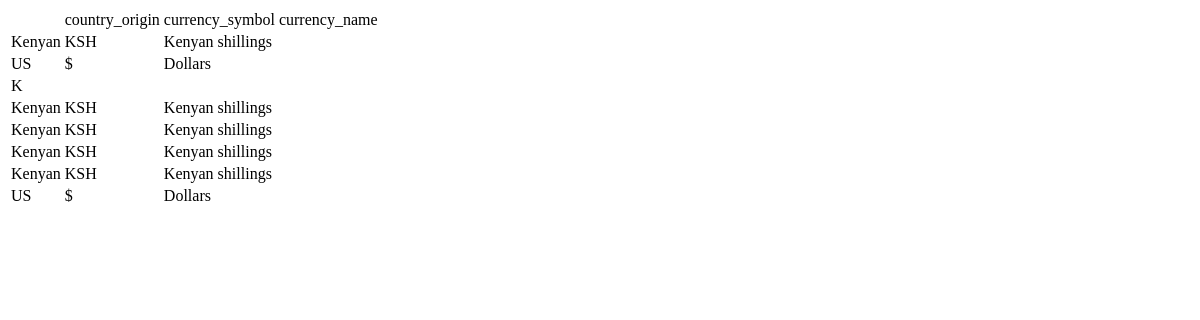
Page /wallet/currency/ on the earlier database version.
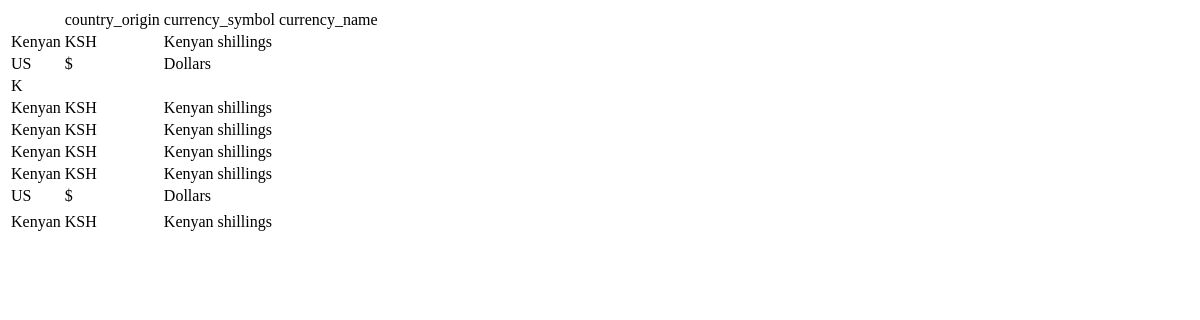
Same page on the later database version.
### wallet/models.py (models this page shows)
class Currency(models.Model):
    country_origin=models.CharField(max_length=25, blank= True)
    currency_symbol=models.CharField(max_length=10 , blank= True)
    currency_name=models.CharField(max_length=20, blank= True)

### wallet/views.py (the view)
# urls.py: path("currency/",views.list_Currency,name = "register_currency"),
def list_Currency(request):
        currencys=Currency.objects.all()
        return render(request,"wallet/list_currency.html",{"currencys":currencys})

### wallet/templates/wallet/list_currency.html (shortened to what this page needs)
<table>
    <th>
        <td> country_origin </td>
        <td> currency_symbol </td>
        <td> currency_name </td>
    </th>
    {% for currency in currencys%}
    <tr>
        <td>{{ currency.country_origin}}</td>
        <td>{{ currency.currency_symbol}}</td>
        <td>{{ currency.currency_name}}</td>
    </tr>
    {% endfor%}
</table>

Differences in the rows shown:
added Currency: country_origin "Kenyan", currency_symbol "KSH", currency_name "Kenyan shillings"
